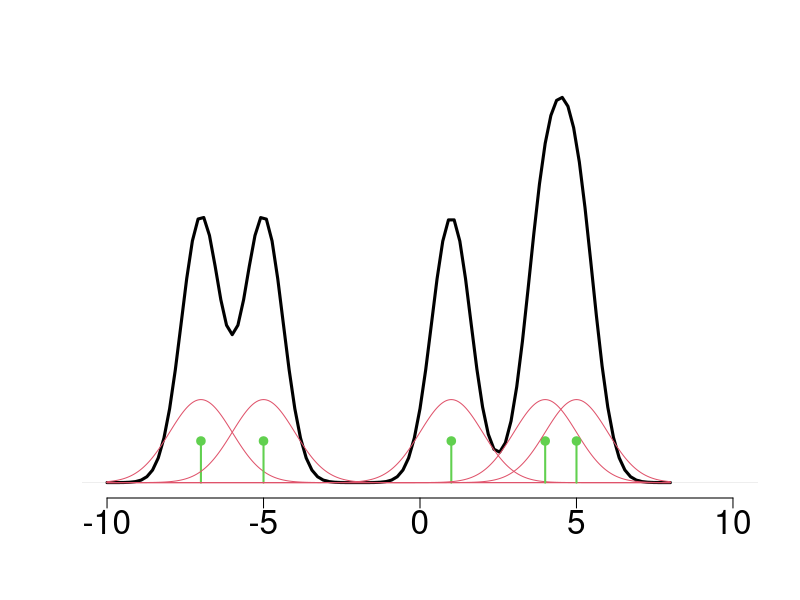

The R source for this figure:
# Description: 
#   This script shows Kernel density estimator
#
# Details:
#     Kernel density estimation (KDE) is a non-parametric way to estimate the probability density function of a random variable.
#     Definition: Given a kernel K and a positive number h, called the bandwidth, the kernel density estimator is defined to be
#                 hat.f(x)  = 1/n sum(1/h*K*((x-Xi)/h))
# 
# License: GNU v3
#
# Date: October 19, 2016
#
# Authors:
#    Originially called "density.examples"
#    Rcode was modified by Jiali Lin.
#    Depts. of Statistics, Virginia Tech,
#    Hutcheson Hall, 403K, Blacksburg, VA 24061 
#
# Source:
#    http://www.stat.cmu.edu/~larry/all-of-statistics/=Rprograms/

rm(list = ls())

#postscript("kernel.demonstrate.eps",horizontal=F,onefile=F,print.it=F)
x <- c(-7, -5, 1, 4, 5)
n <- length(x)
h <- 2.5
f <- density(x, width = h, from = min(x) - 3, to = max(x) + 3, n = 100)
plot(f, type = "l", xlab ="", ylab = "", main = "", lwd = 3,
     xaxt = "n", yaxt = "n", bty = "n", xlim = c(-10, 10))
axis(1,c(-10, -5, 0, 5, 10), cex.axis = 2)
grid <- seq(-10, 8, length = 1000)
for(i in 1:n){
  #     grid <- seq(x[i]-3*h,x[i]+3*h,length=100)
  lines(grid, dnorm(grid - x[i]) / (2*n), lty = 1, col = 2)
  lines(c(x[i], x[i]), c(0, .02), lwd = 2, col = 3)
  points(x[i], .02, lwd = 2, col = 3, pch = 19)
}


